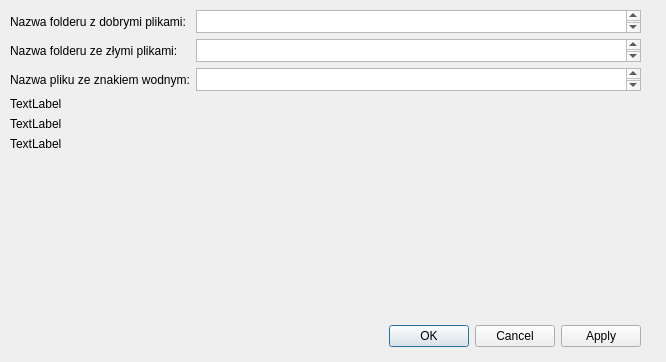
<?xml version="1.0" encoding="UTF-8"?>
<ui version="4.0">
 <class>SettingsDialog</class>
 <widget class="QDialog" name="SettingsDialog">
  <property name="geometry">
   <rect>
    <x>0</x>
    <y>0</y>
    <width>666</width>
    <height>362</height>
   </rect>
  </property>
  <property name="windowTitle">
   <string>Dialog</string>
  </property>
  <widget class="QDialogButtonBox" name="buttonBox">
   <property name="geometry">
    <rect>
     <x>20</x>
     <y>320</y>
     <width>621</width>
     <height>32</height>
    </rect>
   </property>
   <property name="autoFillBackground">
    <bool>false</bool>
   </property>
   <property name="orientation">
    <enum>Qt::Horizontal</enum>
   </property>
   <property name="standardButtons">
    <set>QDialogButtonBox::Apply|QDialogButtonBox::Cancel|QDialogButtonBox::Ok</set>
   </property>
   <property name="centerButtons">
    <bool>false</bool>
   </property>
  </widget>
  <widget class="QWidget" name="gridLayoutWidget">
   <property name="geometry">
    <rect>
     <x>10</x>
     <y>10</y>
     <width>631</width>
     <height>141</height>
    </rect>
   </property>
   <layout class="QGridLayout" name="gridLayout">
    <item row="6" column="0">
     <widget class="QLabel" name="label_2">
      <property name="text">
       <string>TextLabel</string>
      </property>
     </widget>
    </item>
    <item row="4" column="0">
     <widget class="QLabel" name="label_4">
      <property name="text">
       <string>TextLabel</string>
      </property>
     </widget>
    </item>
    <item row="5" column="0">
     <widget class="QLabel" name="label_3">
      <property name="text">
       <string>TextLabel</string>
      </property>
     </widget>
    </item>
    <item row="1" column="0">
     <widget class="QLabel" name="label">
      <property name="text">
       <string>Nazwa folderu z dobrymi plikami:</string>
      </property>
     </widget>
    </item>
    <item row="3" column="0">
     <widget class="QLabel" name="label_5">
      <property name="text">
       <string>Nazwa pliku ze znakiem wodnym:</string>
      </property>
     </widget>
    </item>
    <item row="2" column="0">
     <widget class="QLabel" name="label_6">
      <property name="text">
       <string>Nazwa folderu ze złymi plikami:</string>
      </property>
     </widget>
    </item>
    <item row="1" column="1">
     <widget class="QPlainTextEdit" name="goodNameTextEdit"/>
    </item>
    <item row="2" column="1">
     <widget class="QPlainTextEdit" name="badNameTextEdit"/>
    </item>
    <item row="3" column="1">
     <widget class="QTextEdit" name="watermarkTextEdit"/>
    </item>
   </layout>
  </widget>
 </widget>
 <resources/>
 <connections>
  <connection>
   <sender>buttonBox</sender>
   <signal>accepted()</signal>
   <receiver>SettingsDialog</receiver>
   <slot>accept()</slot>
   <hints>
    <hint type="sourcelabel">
     <x>248</x>
     <y>254</y>
    </hint>
    <hint type="destinationlabel">
     <x>157</x>
     <y>274</y>
    </hint>
   </hints>
  </connection>
  <connection>
   <sender>buttonBox</sender>
   <signal>rejected()</signal>
   <receiver>SettingsDialog</receiver>
   <slot>reject()</slot>
   <hints>
    <hint type="sourcelabel">
     <x>316</x>
     <y>260</y>
    </hint>
    <hint type="destinationlabel">
     <x>286</x>
     <y>274</y>
    </hint>
   </hints>
  </connection>
 </connections>
</ui>
